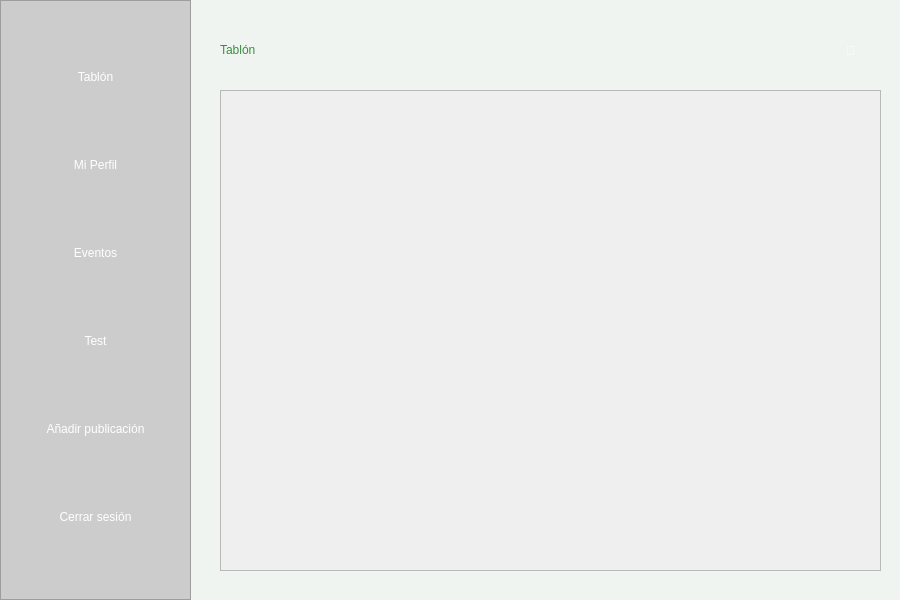
<?xml version="1.0" encoding="UTF-8"?>
<ui version="4.0">
 <class>MainWindow</class>
 <widget class="QMainWindow" name="MainWindow">
  <property name="geometry">
   <rect>
    <x>0</x>
    <y>0</y>
    <width>900</width>
    <height>600</height>
   </rect>
  </property>
  <property name="windowTitle">
   <string>Panel Principal</string>
  </property>
  <property name="windowIcon">
   <iconset resource="../../../recursos.qrc">
    <normaloff>:/src/vista/imagenes/logoUniConecta.png</normaloff>:/src/vista/imagenes/logoUniConecta.png</iconset>
  </property>
  <property name="styleSheet">
   <string notr="true">
    QMainWindow {
        background-color: #f0f4f1;
    }
    QPushButton {
        background-color: #2e7d32;
        color: white;
        border-radius: 8px;
        font: bold 10pt &quot;Segoe UI&quot;;
        padding: 8px;
    }
    QPushButton:hover {
        background-color: #388e3c;
    }
   </string>
  </property>
  <widget class="QWidget" name="centralwidget">
   <widget class="QFrame" name="MenuLateral">
    <property name="geometry">
     <rect>
      <x>0</x>
      <y>0</y>
      <width>191</width>
      <height>600</height>
     </rect>
    </property>
    <property name="styleSheet">
     <string notr="true">background-color: #cccccc;</string>
    </property>
    <property name="frameShape">
     <enum>QFrame::StyledPanel</enum>
    </property>
    <layout class="QVBoxLayout" name="verticalLayoutSidebar">
     <item>
      <widget class="QPushButton" name="BotonTablon">
       <property name="styleSheet">
        <string notr="true">QPushButton:hover { background-color: #388e3c; }</string>
       </property>
       <property name="text">
        <string>Tablón</string>
       </property>
      </widget>
     </item>
     <item>
      <widget class="QPushButton" name="BotonMiPerfil">
       <property name="styleSheet">
        <string notr="true">QPushButton:hover { background-color: #388e3c; }</string>
       </property>
       <property name="text">
        <string>Mi Perfil</string>
       </property>
      </widget>
     </item>
     <item>
      <widget class="QPushButton" name="BotonEventos">
       <property name="styleSheet">
        <string notr="true">QPushButton:hover { background-color: #388e3c; }</string>
       </property>
       <property name="text">
        <string>Eventos</string>
       </property>
      </widget>
     </item>
     <item>
      <widget class="QPushButton" name="BotonTest">
       <property name="styleSheet">
        <string notr="true">QPushButton:hover { background-color: #388e3c; }</string>
       </property>
       <property name="text">
        <string>Test</string>
       </property>
      </widget>
     </item>
     <item>
      <widget class="QPushButton" name="BotonPublicacion">
       <property name="styleSheet">
        <string notr="true">QPushButton:hover { background-color: #388e3c; }</string>
       </property>
       <property name="text">
        <string>Añadir publicación</string>
       </property>
      </widget>
     </item>
     <item>
      <widget class="QPushButton" name="BotonCerrarSesion">
       <property name="styleSheet">
        <string notr="true">QPushButton:hover { background-color: #388e3c; }</string>
       </property>
       <property name="text">
        <string>Cerrar sesión</string>
       </property>
      </widget>
     </item>
    </layout>
   </widget>
   <widget class="QLabel" name="mainLabel">
    <property name="geometry">
     <rect>
      <x>220</x>
      <y>30</y>
      <width>600</width>
      <height>40</height>
     </rect>
    </property>
    <property name="styleSheet">
     <string notr="true">font: 18pt &quot;Century&quot;; color:#388e3c;</string>
    </property>
    <property name="text">
     <string>Tablón</string>
    </property>
   </widget>
   <widget class="QScrollArea" name="scrollAreaPublicaciones">
    <property name="geometry">
     <rect>
      <x>220</x>
      <y>90</y>
      <width>661</width>
      <height>481</height>
     </rect>
    </property>
    <property name="widgetResizable">
     <bool>true</bool>
    </property>
    <widget class="QWidget" name="contenedorPublicaciones">
     <property name="geometry">
      <rect>
       <x>0</x>
       <y>0</y>
       <width>659</width>
       <height>479</height>
      </rect>
     </property>
     <layout class="QVBoxLayout" name="layoutPublicaciones"/>
    </widget>
   </widget>
   <widget class="QPushButton" name="BotonActualizar">
    <property name="geometry">
     <rect>
      <x>830</x>
      <y>30</y>
      <width>41</width>
      <height>41</height>
     </rect>
    </property>
    <property name="styleSheet">
     <string notr="true">
    QPushButton {
        background-color: #f0f4f1;
    }
    QPushButton:hover {
        background-color: #cccccc;
    }</string>
    </property>
    <property name="text">
     <string>🔄️</string>
    </property>
   </widget>
  </widget>
 </widget>
 <resources>
  <include location="../../../recursos.qrc"/>
 </resources>
 <connections/>
</ui>
